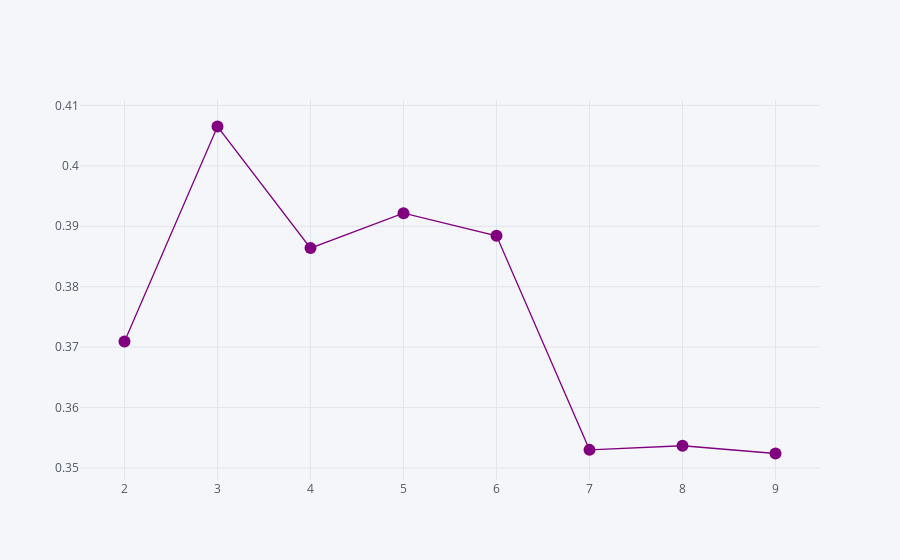

This figure's notebook cell:
### Markdown cell above
### K-Medias

### Code cell
sil = pd.DataFrame(map(lambda k:(k,silhouette_score(Xs,
                                              KMeans(n_clusters=k,max_iter=1000).fit_predict(Xs))),
                 range(2,10)),columns=['k','sil']).set_index('k')
sil.iplot(kind='line',mode='lines+markers',color='purple')

### Figure 1 — Plotly figure (JSON) as saved in the notebook; plotly's stock layout.template omitted (floating-point values rounded to 4 significant figures)
{"data": [{"line": {"color": "rgba(128, 0, 128, 1.0)", "dash": "solid", "shape": "linear", "width": 1.3}, "marker": {"size": 12, "symbol": "circle"}, "mode": "lines+markers", "name": "sil", "text": "", "type": "scatter", "x": [2, 3, 4, 5, 6, 7, 8, 9], "y": [0.3709, 0.4065, 0.3864, 0.3922, 0.3884, 0.353, 0.3537, 0.3524]}], "layout": {"legend": {"bgcolor": "#F5F6F9", "font": {"color": "#4D5663"}}, "paper_bgcolor": "#F5F6F9", "plot_bgcolor": "#F5F6F9", "title": {"font": {"color": "#4D5663"}}, "xaxis": {"gridcolor": "#E1E5ED", "showgrid": true, "tickfont": {"color": "#4D5663"}, "title": {"font": {"color": "#4D5663"}, "text": ""}, "zerolinecolor": "#E1E5ED"}, "yaxis": {"gridcolor": "#E1E5ED", "showgrid": true, "tickfont": {"color": "#4D5663"}, "title": {"font": {"color": "#4D5663"}, "text": ""}, "zerolinecolor": "#E1E5ED"}}}
